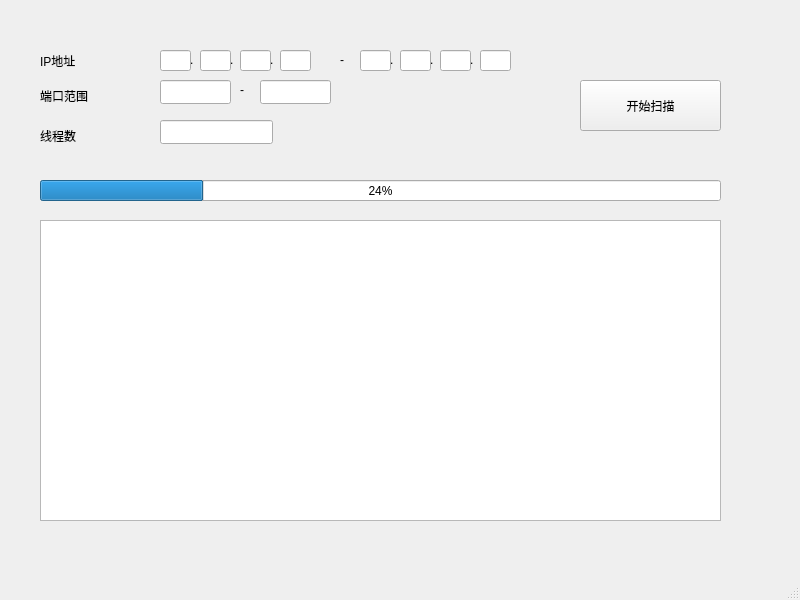
<?xml version="1.0" encoding="UTF-8"?>
<ui version="4.0">
 <class>MainWindow</class>
 <widget class="QMainWindow" name="MainWindow">
  <property name="geometry">
   <rect>
    <x>0</x>
    <y>0</y>
    <width>800</width>
    <height>600</height>
   </rect>
  </property>
  <property name="acceptDrops">
   <bool>false</bool>
  </property>
  <property name="windowTitle">
   <string>MainWindow</string>
  </property>
  <widget class="QWidget" name="centralwidget">
   <widget class="QLabel" name="label">
    <property name="geometry">
     <rect>
      <x>40</x>
      <y>50</y>
      <width>91</width>
      <height>21</height>
     </rect>
    </property>
    <property name="text">
     <string>IP地址</string>
    </property>
   </widget>
   <widget class="QLabel" name="label_2">
    <property name="geometry">
     <rect>
      <x>40</x>
      <y>80</y>
      <width>91</width>
      <height>31</height>
     </rect>
    </property>
    <property name="text">
     <string>端口范围</string>
    </property>
   </widget>
   <widget class="QLabel" name="label_3">
    <property name="geometry">
     <rect>
      <x>40</x>
      <y>120</y>
      <width>81</width>
      <height>31</height>
     </rect>
    </property>
    <property name="text">
     <string>线程数</string>
    </property>
   </widget>
   <widget class="QLabel" name="label_4">
    <property name="geometry">
     <rect>
      <x>190</x>
      <y>50</y>
      <width>20</width>
      <height>20</height>
     </rect>
    </property>
    <property name="text">
     <string>.</string>
    </property>
   </widget>
   <widget class="LineEdit" name="lineEdit">
    <property name="geometry">
     <rect>
      <x>160</x>
      <y>50</y>
      <width>31</width>
      <height>21</height>
     </rect>
    </property>
    <property name="text">
     <string/>
    </property>
   </widget>
   <widget class="QPushButton" name="startBtn">
    <property name="geometry">
     <rect>
      <x>580</x>
      <y>80</y>
      <width>141</width>
      <height>51</height>
     </rect>
    </property>
    <property name="text">
     <string>开始扫描</string>
    </property>
   </widget>
   <widget class="LineEdit" name="lineEdit_3">
    <property name="geometry">
     <rect>
      <x>240</x>
      <y>50</y>
      <width>31</width>
      <height>21</height>
     </rect>
    </property>
    <property name="text">
     <string/>
    </property>
   </widget>
   <widget class="QLabel" name="label_9">
    <property name="geometry">
     <rect>
      <x>270</x>
      <y>50</y>
      <width>20</width>
      <height>20</height>
     </rect>
    </property>
    <property name="text">
     <string>.</string>
    </property>
   </widget>
   <widget class="LineEdit" name="lineEdit_2">
    <property name="geometry">
     <rect>
      <x>200</x>
      <y>50</y>
      <width>31</width>
      <height>21</height>
     </rect>
    </property>
    <property name="text">
     <string/>
    </property>
   </widget>
   <widget class="QLabel" name="label_10">
    <property name="geometry">
     <rect>
      <x>230</x>
      <y>50</y>
      <width>20</width>
      <height>20</height>
     </rect>
    </property>
    <property name="text">
     <string>.</string>
    </property>
   </widget>
   <widget class="LineEdit" name="lineEdit_4">
    <property name="geometry">
     <rect>
      <x>280</x>
      <y>50</y>
      <width>31</width>
      <height>21</height>
     </rect>
    </property>
    <property name="text">
     <string/>
    </property>
   </widget>
   <widget class="QLabel" name="label_11">
    <property name="geometry">
     <rect>
      <x>340</x>
      <y>50</y>
      <width>20</width>
      <height>20</height>
     </rect>
    </property>
    <property name="text">
     <string>-</string>
    </property>
   </widget>
   <widget class="LineEdit" name="lineEdit_5">
    <property name="geometry">
     <rect>
      <x>360</x>
      <y>50</y>
      <width>31</width>
      <height>21</height>
     </rect>
    </property>
    <property name="text">
     <string/>
    </property>
   </widget>
   <widget class="LineEdit" name="lineEdit_8">
    <property name="geometry">
     <rect>
      <x>480</x>
      <y>50</y>
      <width>31</width>
      <height>21</height>
     </rect>
    </property>
    <property name="text">
     <string/>
    </property>
   </widget>
   <widget class="QLabel" name="label_12">
    <property name="geometry">
     <rect>
      <x>430</x>
      <y>50</y>
      <width>20</width>
      <height>20</height>
     </rect>
    </property>
    <property name="text">
     <string>.</string>
    </property>
   </widget>
   <widget class="LineEdit" name="lineEdit_6">
    <property name="geometry">
     <rect>
      <x>400</x>
      <y>50</y>
      <width>31</width>
      <height>21</height>
     </rect>
    </property>
    <property name="text">
     <string/>
    </property>
   </widget>
   <widget class="LineEdit" name="lineEdit_7">
    <property name="geometry">
     <rect>
      <x>440</x>
      <y>50</y>
      <width>31</width>
      <height>21</height>
     </rect>
    </property>
    <property name="text">
     <string/>
    </property>
   </widget>
   <widget class="QLabel" name="label_5">
    <property name="geometry">
     <rect>
      <x>390</x>
      <y>50</y>
      <width>20</width>
      <height>20</height>
     </rect>
    </property>
    <property name="text">
     <string>.</string>
    </property>
   </widget>
   <widget class="QLabel" name="label_13">
    <property name="geometry">
     <rect>
      <x>470</x>
      <y>50</y>
      <width>20</width>
      <height>20</height>
     </rect>
    </property>
    <property name="text">
     <string>.</string>
    </property>
   </widget>
   <widget class="LineEdit" name="lineEdit_9">
    <property name="geometry">
     <rect>
      <x>160</x>
      <y>80</y>
      <width>71</width>
      <height>24</height>
     </rect>
    </property>
   </widget>
   <widget class="QLabel" name="label_14">
    <property name="geometry">
     <rect>
      <x>240</x>
      <y>80</y>
      <width>20</width>
      <height>20</height>
     </rect>
    </property>
    <property name="text">
     <string>-</string>
    </property>
   </widget>
   <widget class="LineEdit" name="lineEdit_10">
    <property name="geometry">
     <rect>
      <x>260</x>
      <y>80</y>
      <width>71</width>
      <height>24</height>
     </rect>
    </property>
   </widget>
   <widget class="QLineEdit" name="lineEdit_11">
    <property name="geometry">
     <rect>
      <x>160</x>
      <y>120</y>
      <width>113</width>
      <height>24</height>
     </rect>
    </property>
    <property name="alignment">
     <set>Qt::AlignCenter</set>
    </property>
   </widget>
   <widget class="QProgressBar" name="progressBar">
    <property name="geometry">
     <rect>
      <x>40</x>
      <y>180</y>
      <width>681</width>
      <height>21</height>
     </rect>
    </property>
    <property name="value">
     <number>24</number>
    </property>
   </widget>
   <widget class="QTextBrowser" name="textBrowser">
    <property name="geometry">
     <rect>
      <x>40</x>
      <y>220</y>
      <width>681</width>
      <height>301</height>
     </rect>
    </property>
   </widget>
  </widget>
  <widget class="QMenuBar" name="menubar">
   <property name="geometry">
    <rect>
     <x>0</x>
     <y>0</y>
     <width>800</width>
     <height>26</height>
    </rect>
   </property>
  </widget>
  <widget class="QStatusBar" name="statusbar"/>
 </widget>
 <customwidgets>
  <customwidget>
   <class>LineEdit</class>
   <extends>QLineEdit</extends>
   <header>LineEdit.h</header>
  </customwidget>
 </customwidgets>
 <tabstops>
  <tabstop>lineEdit</tabstop>
  <tabstop>lineEdit_2</tabstop>
  <tabstop>lineEdit_3</tabstop>
  <tabstop>lineEdit_4</tabstop>
  <tabstop>lineEdit_5</tabstop>
  <tabstop>lineEdit_6</tabstop>
  <tabstop>lineEdit_7</tabstop>
  <tabstop>lineEdit_8</tabstop>
  <tabstop>lineEdit_9</tabstop>
  <tabstop>lineEdit_10</tabstop>
  <tabstop>lineEdit_11</tabstop>
  <tabstop>startBtn</tabstop>
 </tabstops>
 <resources/>
 <connections/>
</ui>
